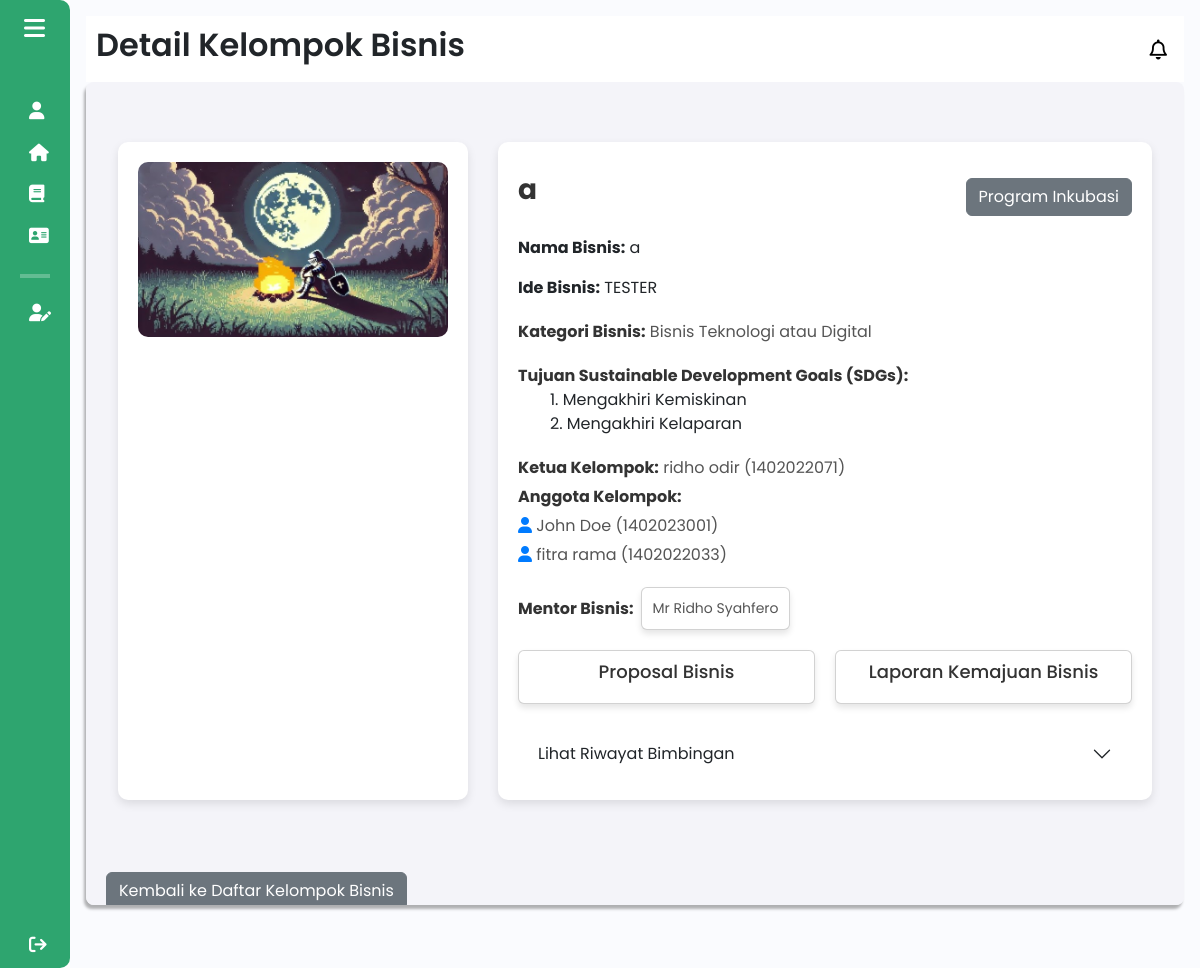
Before: /components/pages/mentorbisnis/detail_kelompok.php?id_kelompok=20 (signed in) with the older database file.
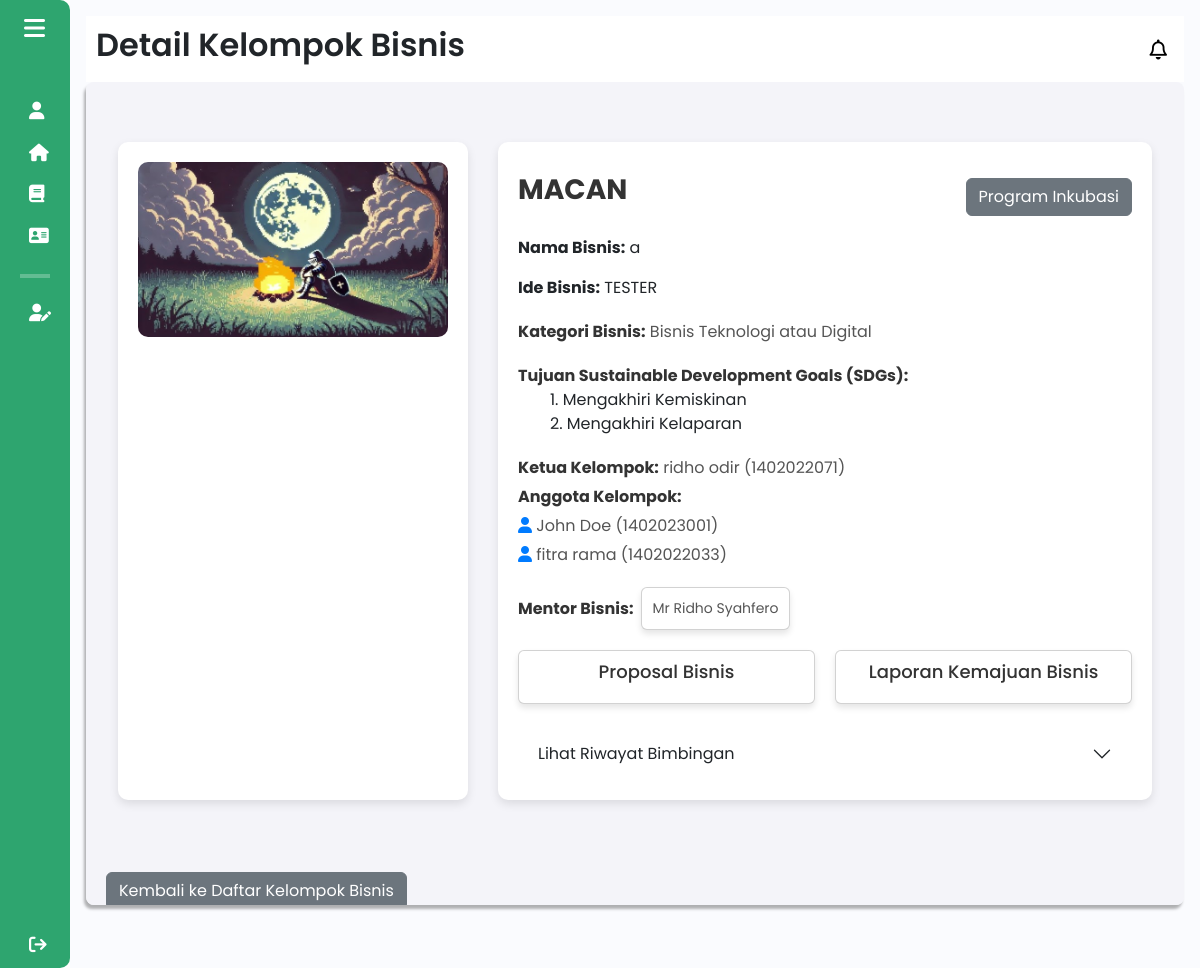
After: the same page with the newer database file.
### tables this page shows
CREATE TABLE `kelompok_bisnis` (
  `id_kelompok` int(11) NOT NULL,
  `npm_ketua` varchar(20) DEFAULT NULL,
  `nama_kelompok` varchar(50) DEFAULT NULL,
  `nama_bisnis` varchar(50) DEFAULT NULL,
  `logo_bisnis` varchar(255) DEFAULT NULL,
  `tahun_akademik_id` int(11) DEFAULT NULL,
  `kategori_bisnis` varchar(255) DEFAULT NULL,
  `sdg` varchar(255) DEFAULT NULL,
  `ide_bisnis` varchar(255) DEFAULT NULL,
  `id_mentor` int(11) DEFAULT NULL,
  `status_inkubasi` enum('direkomendasikan','disetujui','ditolak') DEFAULT NULL
);

### components/pages/mentorbisnis/detail_kelompok.php (the view, shortened to what the changed rows need)
<?php
include $_SERVER['DOCUMENT_ROOT'] . '/Aplikasi-Kewirausahaan/config/db_connection.php';
$id_kelompok = isset($_GET['id_kelompok']) ? $_GET['id_kelompok'] : null;
if ($id_kelompok) {
    $sql = "SELECT * FROM kelompok_bisnis WHERE id_kelompok = $id_kelompok";
    $result = $conn->query($sql);
    $kelompok = $result->fetch_assoc();
    $ketuaQuery = "SELECT nama FROM mahasiswa WHERE npm = '" . $kelompok['npm_ketua'] . "' LIMIT 1";
    $ketuaResult = $conn->query($ketuaQuery);
    $ketua = $ketuaResult->fetch_assoc();
    $anggotaSql = "SELECT m.nama, m.npm
                   FROM anggota_kelompok ak
                   JOIN mahasiswa m ON ak.npm_anggota = m.npm
                   WHERE ak.id_kelompok = $id_kelompok";
    $anggotaResult = $conn->query($anggotaSql);
} else {
    echo "Kelompok bisnis tidak ditemukan.";
    exit;
}
$mentorData = [];
if (!empty($kelompok['id_mentor'])) {
    $mentorQuery = "
    SELECT m.nama AS nama_mentor,
        m.fakultas,
        m.prodi,
        m.contact,
        m.email,
        m.keahlian,
        m.foto_profile,
        u.role
    FROM mentor m
    JOIN users u ON m.user_id = u.id
    WHERE m.id = '" . $kelompok['id_mentor'] . "'
    LIMIT 1";
    $mentorResult = mysqli_query($conn, $mentorQuery);
    $mentorData = mysqli_fetch_assoc($mentorResult);
}
$mentorAda = !empty($kelompok['id_mentor']);
$sdg_mapping = [
    "mengakhiri_kemiskinan" => "1. Mengakhiri Kemiskinan",
    "mengakhiri_kelaparan" => "2. Mengakhiri Kelaparan",
    "kesehatan_kesejahteraan" => "3. Kesehatan dan Kesejahteraan",
    "pendidikan_berkualitas" => "4. Pendidikan Berkualitas",
    "kesetaraan_gender" => "5. Kesetaraan Gender",
    "air_bersih_sanitasi" => "6. Air Bersih dan Sanitasi",
    "energi_bersih_terjangkau" => "7. Energi Bersih dan Terjangkau",
    "pekerjaan_pertumbuhan_ekonomi" => "8. Pekerjaan Layak dan Pertumbuhan Ekonomi",
    "industri_inovasi_infrastruktur" => "9. Industri, Inovasi, dan Infrastruktur",
    "mengurangi_ketimpangan" => "10. Mengurangi Ketimpangan",
    "kota_komunitas_berkelanjutan" => "11. Kota dan Komunitas Berkelanjutan",
    "konsumsi_produksi_bertanggung_jawab" => "12. Konsumsi dan Produksi yang Bertanggung Jawab",
    "penanganan_perubahan_iklim" => "13. Penanganan Perubahan Iklim",
    "ekosistem_lautan" => "14. Ekosistem Lautan",
    "ekosistem_daratan" => "15. Ekosistem Daratan",
    "perdamaian_keadilan_institusi_kuat" => "16. Perdamaian, Keadilan, dan Kelembagaan yang Kuat",
    "kemitraan_tujuan" => "17. Kemitraan untuk Mencapai Tujuan"
];
$sdg_selected = explode(",", $kelompok['sdg'] ?? '');
$sdg_labels = array_map(function($key) use ($sdg_mapping) {
    return $sdg_mapping[$key] ?? $key;
}, $sdg_selected);
?>
<!DOCTYPE html>
<html lang="en">
<head>
    <link href="https://cdn.lineicons.com/4.0/lineicons.css" rel="stylesheet" />
    <link href="https://cdn.jsdelivr.net/npm/bootstrap@5.3.0-alpha3/dist/css/bootstrap.min.css" rel="stylesheet"
>
    <link rel="stylesheet" href="/Aplikasi-Kewirausahaan/assets/css/detail_kelompok.css">
    <link rel="stylesheet" href="/Aplikasi-Kewirausahaan/assets/css/mahasiswa/jadwal_bimbingan_mahasiswa.css">
</head>
<body>
    <div class="wrapper">
        <?php
        include 'sidebar_mentor.php';
        ?>
        <div class="main p-3">
            <div class="main_header">
                <?php
                    include 'header_mentor.php';
                ?>
            </div>
            <div class="main_wrapper">
            <?php if ($kelompok) { ?>
                <div class="container">
                    <div class="left">
                        <?php if (!empty($kelompok['logo_bisnis'])) { ?>
                            <img alt="Logo Bisnis" src="/Aplikasi-Kewirausahaan/components/pages/mahasiswa/logos/<?php echo htmlspecialchars($kelompok['logo_bisnis']); ?>" />
                        <?php } else { ?>
                            <p><em>Logo bisnis belum diunggah</em></p>
                        <?php } ?>
                    </div>
                    <div class="right">
                        <div class="title-edit">
                            <h1 id="nama-kelompok-text"><?php echo htmlspecialchars($kelompok['nama_kelompok']); ?></h1>
                            <button type="button" class="btn btn-secondary mt-3" data-bs-toggle="modal" data-bs-target="#recommendationModal">
                                Program Inkubasi
                            </button>
                        </div>
                        <div class="Nama_bisnis">
                            <p><strong>Nama Bisnis:</strong> <?php echo htmlspecialchars($kelompok['nama_bisnis'] ?? '--'); ?></p>
                        </div>
                        <div class="Ide_Bisnis">
                            <p><strong>Ide Bisnis:</strong> <?php echo htmlspecialchars($kelompok['ide_bisnis'] ?? '--'); ?></p>
                        </div>
                        <div class="category">
                            <p><strong>Kategori Bisnis:</strong> <?php echo htmlspecialchars($kelompok['kategori_bisnis'] ?? '--'); ?></p>
                        </div>
                        <div class="sdg">
                            <strong>Tujuan Sustainable Development Goals (SDGs):</strong>
                            <ul>
                                <?php foreach ($sdg_labels as $label): ?>
                                    <li><?php echo htmlspecialchars($label); ?></li>
                                <?php endforeach; ?>
                            </ul>
                        </div>
                        <div class="bottom">
                            <div class="members">
                                <p><strong>Ketua Kelompok:</strong>
                                    <?php echo htmlspecialchars($ketua['nama']) . ' (' . htmlspecialchars($kelompok['npm_ketua']) . ')'; ?>
                                </p>
                                <p><strong>Anggota Kelompok:</strong></p>
                                <?php while ($anggota = $anggotaResult->fetch_assoc()) { ?>
                                    <p><i class="fas fa-user"></i> <?php echo htmlspecialchars($anggota['nama']) . " (" . htmlspecialchars($anggota['npm']) . ")"; ?></p>
                                <?php } ?>
                            </div>
                            <div class="tutor">
                                <div class="d-flex align-items-center mentor">
                                    <strong class="me-2">Mentor Bisnis:</strong>
                                    <?php if ($mentorAda) { ?>
                                        <a class="text-decoration-none" data-bs-toggle="collapse" href="#collapseExample" role="button" aria-expanded="false" aria-controls="collapseExample">
                                            <div class="card d-inline-block" title="Lihat Detail Mentor Bisnis">
                                                <div class="card-body p-0">
                                                    <p class="card-text m-0 text-center">
                                                        <?php echo htmlspecialchars($mentorData['nama_mentor']); ?>
                                                    </p>
                                                </div>
                                            </div>
                                        </a>
                                    <?php } else { ?>
                                        <span class="text-muted alert alert-warning text-center" role="alert">Belum ada mentor bisnis</span>
                                    <?php } ?>
                                </div>
                            </div>
                        </div>
                        <div class="cards-container">
                            <div class="card" onclick="window.location.href='proposal_bisnis_mentor.php?id_kelompok=<?php echo $id_kelompok; ?>'"
                            data-bs-toggle="tooltip" data-bs-custom-class="custom-tooltip" data-bs-title="Lihat Proposal Bisnis Kelompok Disini"
                            >
                                <h5>Proposal Bisnis</h5>
                            </div>
                            <div class="card" onclick="window.location.href='laporan_bisnis_mentor.php?id_kelompok=<?php echo $id_kelompok; ?>'"
                            title="Laporan Kemajuan Bisnis Kelompok Disini"
                            data-bs-toggle="tooltip" data-bs-custom-class="custom-tooltip" data-bs-title="Lihat Laporan Kemajuan Bisnis Kelompok Disini"
                            >
                                <h5>Laporan Kemajuan Bisnis</h5>
                            </div>
                        </div>
                        <div class="accordion accordion-flush mt-4" id="accordionFlushExample">
                            <div class="accordion-item">
                                <h2 class="accordion-header">
                                <button class="accordion-button collapsed" type="button" data-bs-toggle="collapse" data-bs-target="#flush-collapseOne" aria-expanded="false" aria-controls="flush-collapseOne">
                                    Lihat Riwayat Bimbingan
                                </button>
                                </h2>
                            </div>
                        </div>
                    </div>
                </div>
            <?php } else { ?>
                <div class="alert alert-danger" role="alert">Data kelompok tidak ditemukan.</div>
            <?php } ?>
            </div>
        </div>
    </div>
</body>
</html>

Changed rows visible on the page:
changed kelompok_bisnis "TESTER": nama_kelompok "a" → "MACAN"
